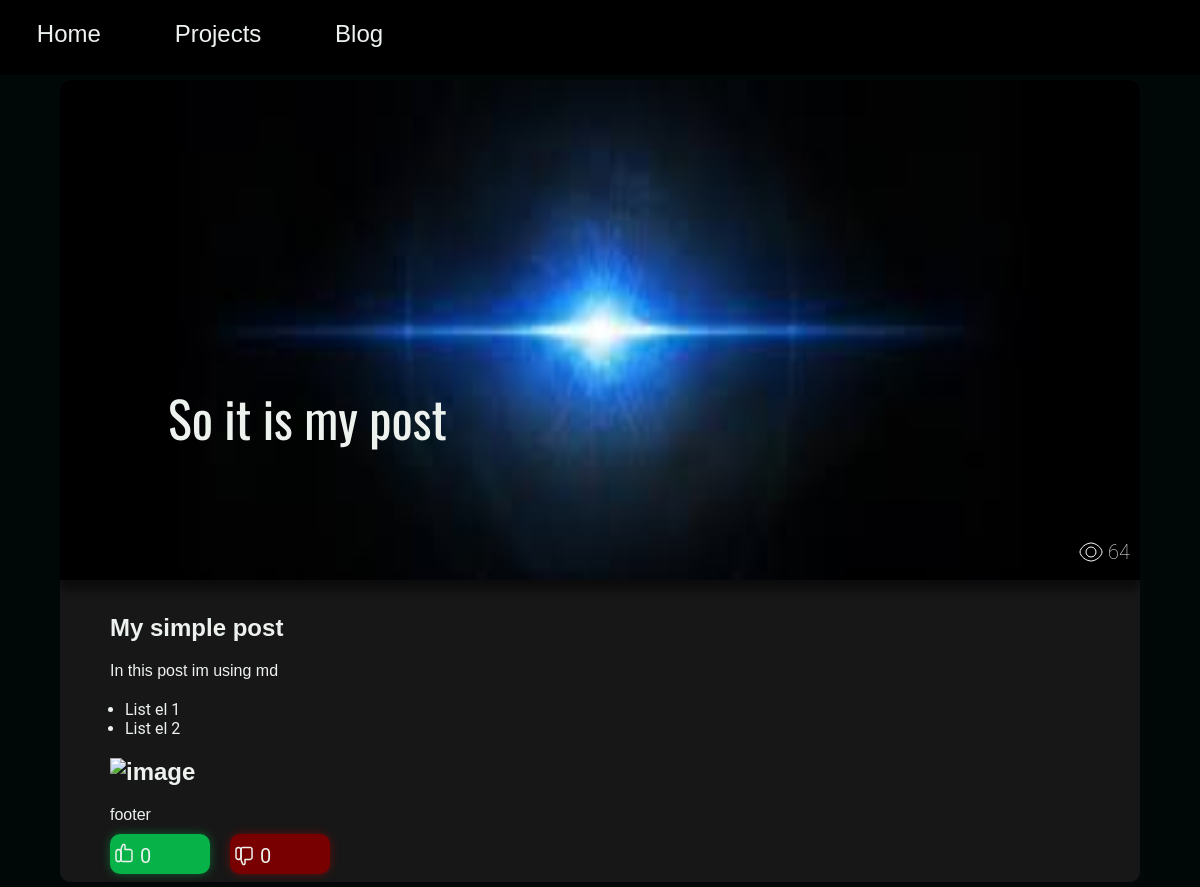
The app's page /posts/2, older data.
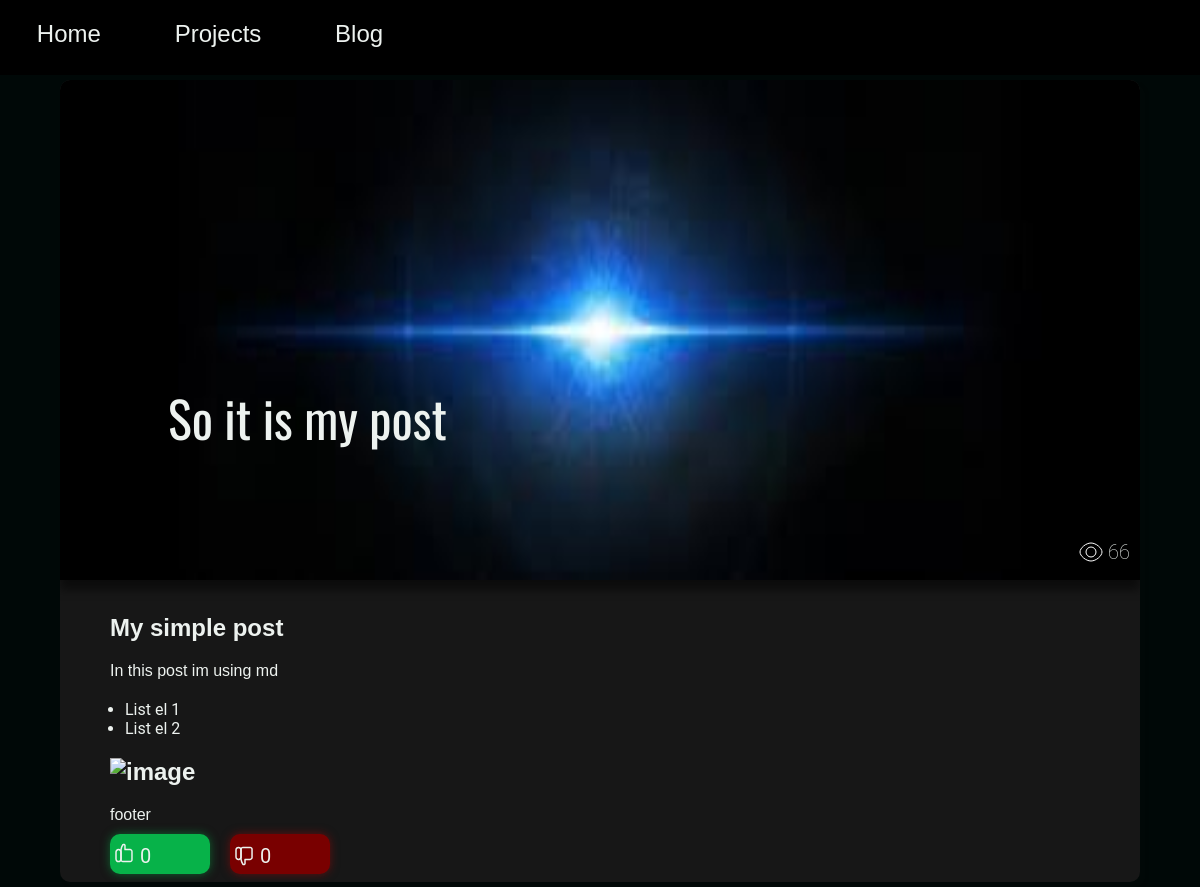
The same page, newer data.
### app/modules/models/posts.py (models this page shows, shortened)
class Posts(db.Model):
    id = db.Column(db.Integer, primary_key=True)
    header = db.Column(db.String, nullable=False)
    text = db.Column(db.String(120), nullable=False)
    tags = db.Column(db.String(12000), nullable=False)
    preview_img = db.Column(db.String, nullable=False)
    main_img = db.Column(db.String, nullable=False)
    views = db.Column(db.Integer, default=0)
    time_stamp = db.Column(db.DateTime, index=True, default=datetime.utcnow())

### app/routes/user/user_pages.py (the view)
@app.route('/posts/<int:post_id>')
def view_post(post_id):
    dashboard_tools.request_handler(ip=request.remote_addr, url=f'/posts/{post_id}')
    post = posts_tools.get_post(post_id)
    posts_tools.add_viewer(post)
    likes = posts_tools.get_likes(post)
    dislikes = posts_tools.get_dislikes(post)
    content_data = content_editor.get_content()
    return render_template(
        'post_template.html',
        post=post,
        content_data=content_data,
        likes=likes,
        dislikes=dislikes,
        text_path=f'/temp/posts/{post.id}.html'
    )

### app/modules/content_editor.py (called while the page is built)
def get_content() -> dict:
    return json.load(open('app/data/content.json', 'r'))

### app/modules/dashboard_tools.py (called while the page is built)
def request_handler(ip: str, url: str) -> None:
    request = {'ip': ip, 'time_stamp': datetime.utcnow().strftime("%Y:%m:%d-%H:%M:%S"), 'url': url}
    print(request)
    add_request_to_list(request)

def get_requests_list() -> list:
    if os.path.exists('app/data/visits/requests.json'):
        try:
            return json.load(open('app/data/visits/requests.json', 'r'))
        except Exception as e:
            return []
    return []

def add_request_to_list(request: dict) -> bool:
    requests = get_requests_list()
    requests.append(request)
    try:
        json.dump(requests, open('app/data/visits/requests.json', 'w'), indent=4)
        return False
    except:
        return False

### app/modules/posts_tools.py (called while the page is built)
def get_post(post_id: int) -> Posts | None:
    return Posts.query.get(post_id)

def add_viewer(post) -> None:
    post.views += 1
    db.session.add(post)
    db.session.commit()

def get_likes(post) -> int:
    return len(Likes.query.filter_by(post_id=post.id).all())

def get_dislikes(post) -> int:
    return len(Dislikes.query.filter_by(post_id=post.id).all())

### app/templates/post_template.html (shortened to what this page needs)
<!DOCTYPE html>
<html lang="en">
<head>
    <link rel="stylesheet" href="{{ url_for('static', filename='css/post_template_style.css') }}">
</head>
<body>
<header id="header">
    <div class="header-items">
        <a href="{{ content_data['blog']['header_links'][0] }}"><h3 class="header-item">{{
            content_data['blog']['headers'][0] }}</h3>
        </a>
        <a href="{{ content_data['blog']['header_links'][1] }}"><h3 class="header-item">{{
            content_data['blog']['headers'][1] }}</h3>
        </a>
        <a href="{{ content_data['blog']['header_links'][2] }}"><h3 class="header-item">{{
            content_data['blog']['headers'][2] }}</h3>
        </a>
    </div>
</header>
<div class="post">
    <div class="post-views">
        <p class="post-text-view">{{ post.views }}</p>
    </div>
    <img src="{{ url_for('static', filename=post.main_img) }}" alt="" class="post-image" loading="lazy">
    <h1 class="post-header">{{ post.header }}</h1>
    <div class="post-text">{% include text_path %}</div>
    <div class="rating-div">
        <a href="/user/add-post-like/{{ post.id }}">
            <p class="vote plus">
                <span class="vote-text">{{ likes }}</span>
            </p>
        </a>
        <a href="/user/add-post-dislike/{{ post.id }}">
            <p class="vote minus">
                <span class="vote-text">{{ dislikes }}</span>
            </p>
        </a>
    </div>
</div>
</body>
</html>

Row changes from the older to the newer data that the page shows:
changed Posts "So it is my post": views "64" → "66"
